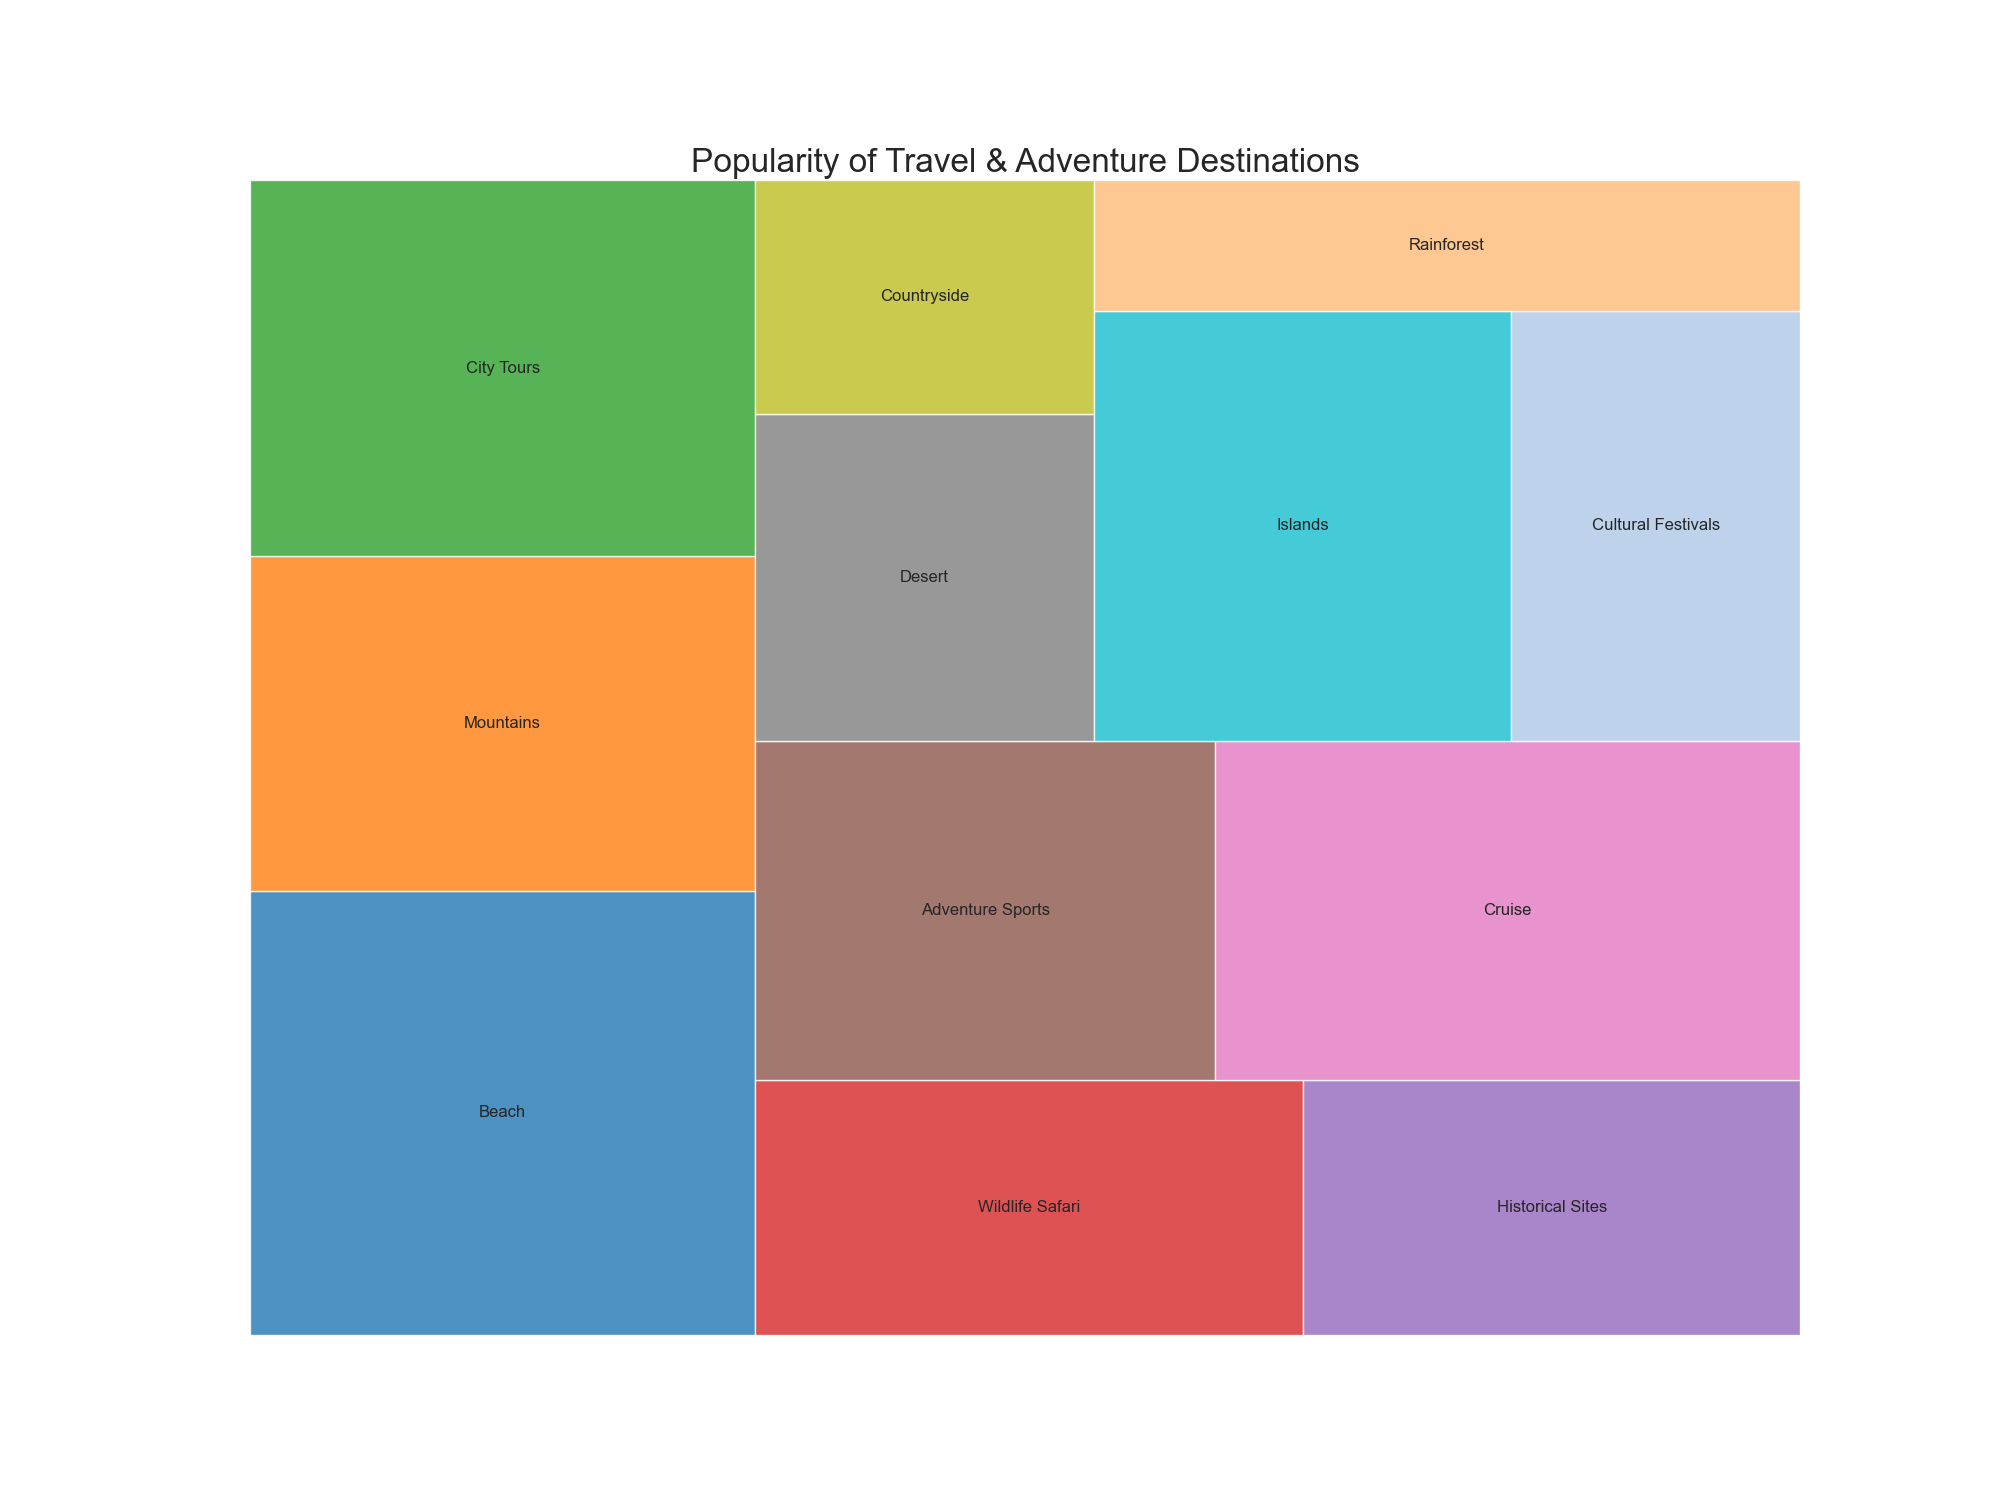

This figure's Python source:

import seaborn as sns
import matplotlib.pyplot as plt
import pandas as pd
import squarify

# Data
data = {
    'Destination': ['Beach', 'Mountains', 'City Tours', 'Wildlife Safari', 'Historical Sites', 
                    'Adventure Sports', 'Cruise', 'Desert', 'Countryside', 'Islands', 
                    'Cultural Festivals', 'Rainforest'],
    'Visitors': [8500, 6400, 7200, 5300, 4800, 5900, 7500, 4200, 3000, 6800, 4700, 3500]
}

# Create a DataFrame
df = pd.DataFrame(data)

# Plot
plt.figure(figsize=(20, 15))
colors = ["#1f77b4", "#ff7f0e", "#2ca02c", "#d62728", "#9467bd", "#8c564b", "#e377c2", "#7f7f7f", "#bcbd22", "#17becf", "#aec7e8", "#ffbb78"]
squarify.plot(sizes=df['Visitors'], label=df['Destination'], alpha=0.8, color=colors)
plt.title('Popularity of Travel & Adventure Destinations', fontsize=24)
plt.axis('off')
plt.show()
